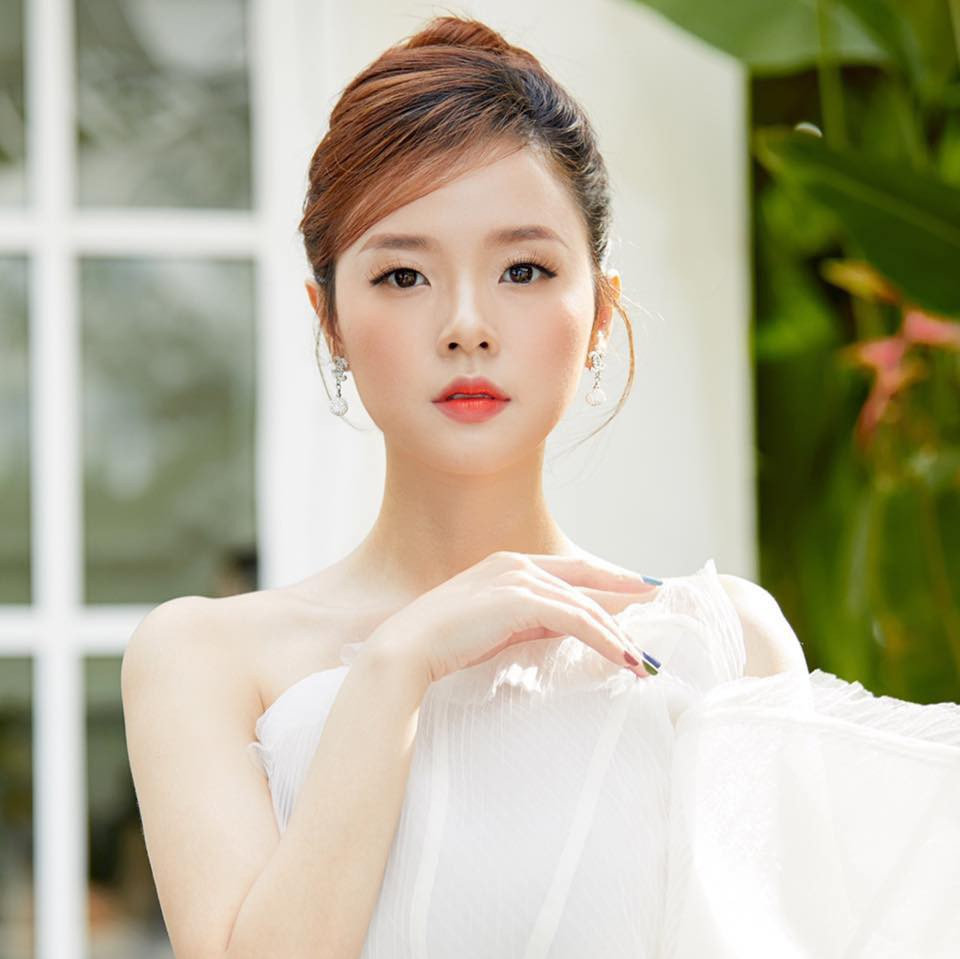
#> input picture assets/test.jpg, 960 x 959 px, given in place of the camera
$ python bai3.py
#> lines starting #> are read from the running program, lines starting #| are printed output that depends on the picture
#  Requirement:
# - Input an image or video file or webcam
# - Detect face
# - Draw rectangle around face
# - Show the image and save it into your directory if press 's'

import cv2 as cv

def loadModel():
    face_cascade = cv.CascadeClassifier(
        "./models/haarcascade_frontalface_default.xml")
    return face_cascade


def detectFace(frame, face_cascade):
    grayFrame = cv.cvtColor(frame, cv.COLOR_BGR2GRAY)
    faces = face_cascade.detectMultiScale(
        grayFrame, 1.2, 10, minSize=(100, 100))

    if (faces is not None):
        print("Found {0} faces!".format(len(faces)))

    for (x, y, w, h) in faces:
        cv.rectangle(frame, (x, y), (x+w, y+h), (255, 0, 0), 4)

    return frame


def videoMode():
    # Load model
    face_cascade = loadModel()
    # Load for webcam
    cap = cv.VideoCapture(0)

    while True:
        ret, frame = cap.read()
#> frame is the input picture: shape (959, 960, 3); mean B, G, R 156.3, 177.9, 182.9
        if ret:
            frame = cv.flip(frame, 1)
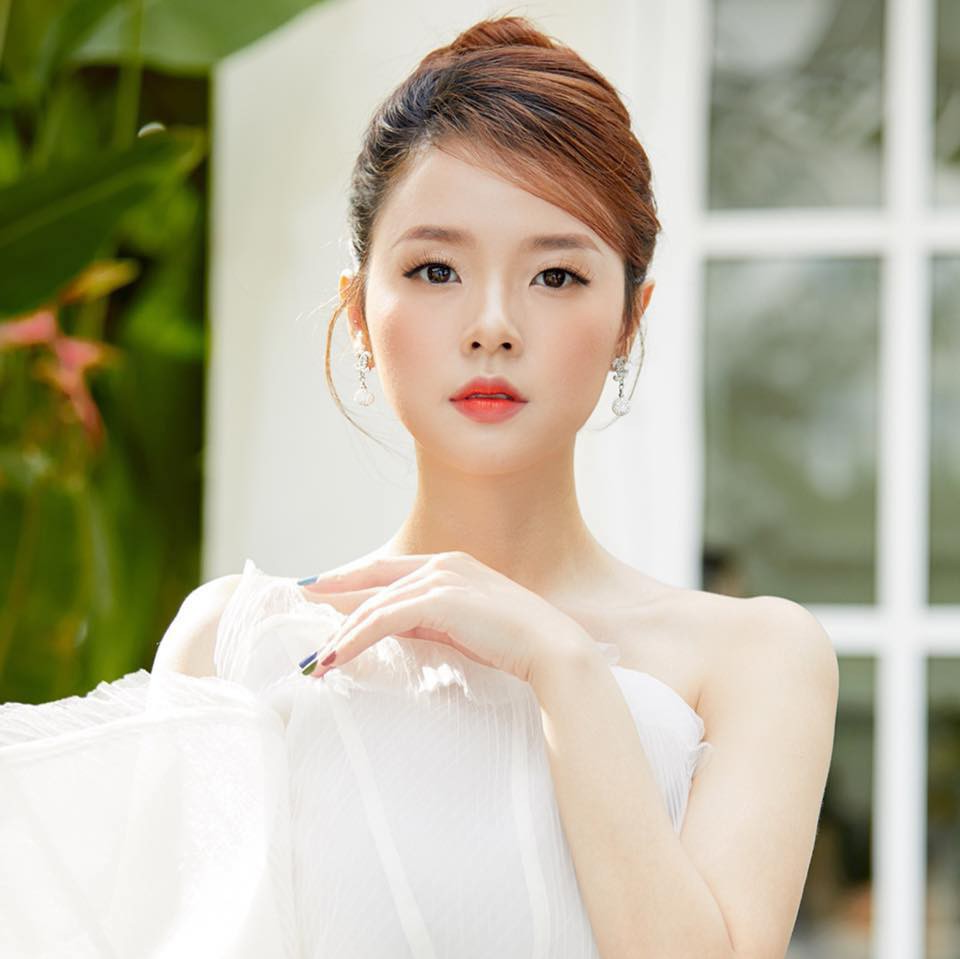
#> frame: shape (959, 960, 3); mean B, G, R 156.3, 177.9, 182.9
            frame = cv.resize(frame, dsize=None, fx=2, fy=2)
#> frame: shape (1918, 1920, 3)
            frame = detectFace(frame, face_cascade)
#> in detectFace, `grayFrame = cv.cvtColor(frame, cv.COLOR_BGR2GRAY)`:
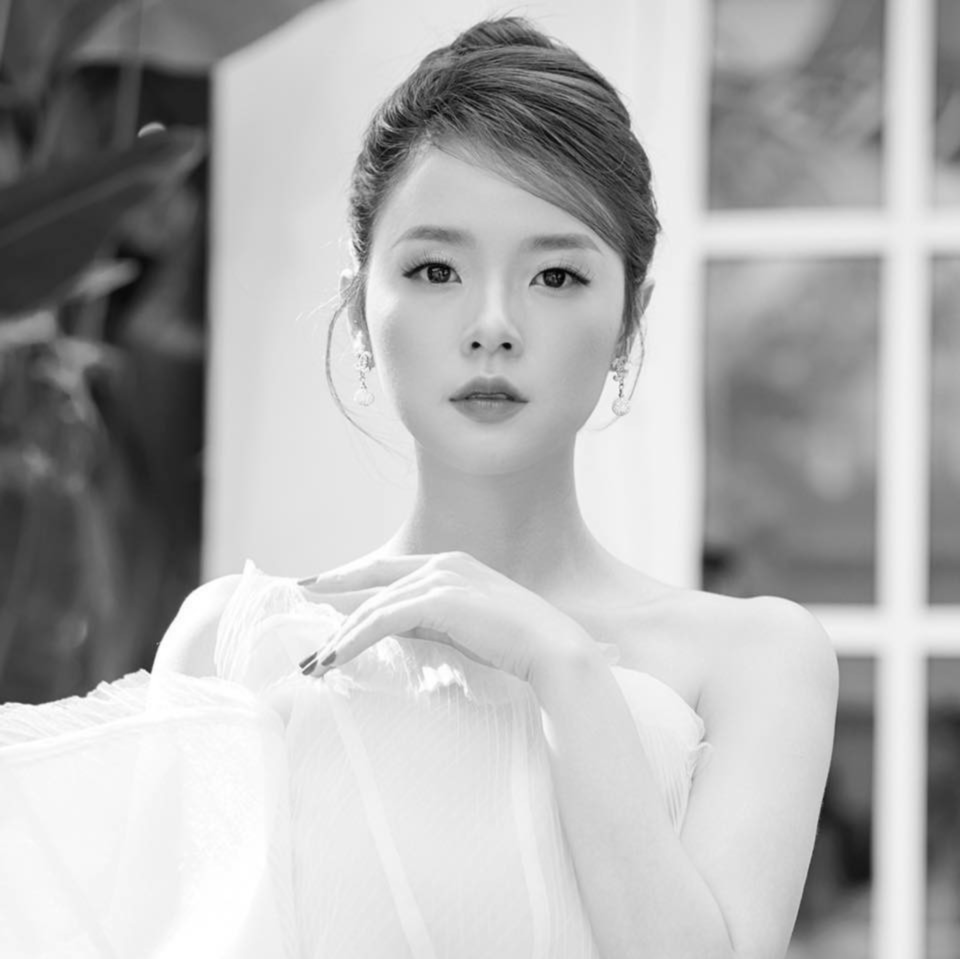
#> grayFrame: shape (1918, 1920) (shown at 1/2 size); min 1, max 255, mean 177
#> in detectFace, `faces = face_cascade.detectMultiScale( grayFrame, 1.2, 10, minSize=(10..`: faces = [[647, 271, 681, 681]]
#| Found 1 faces!
#> the loop in detectFace, `for (x, y, w, h) in faces:` made 1 pass
#> after the loop in detectFace, `for (x, y, w, h) in faces:`:
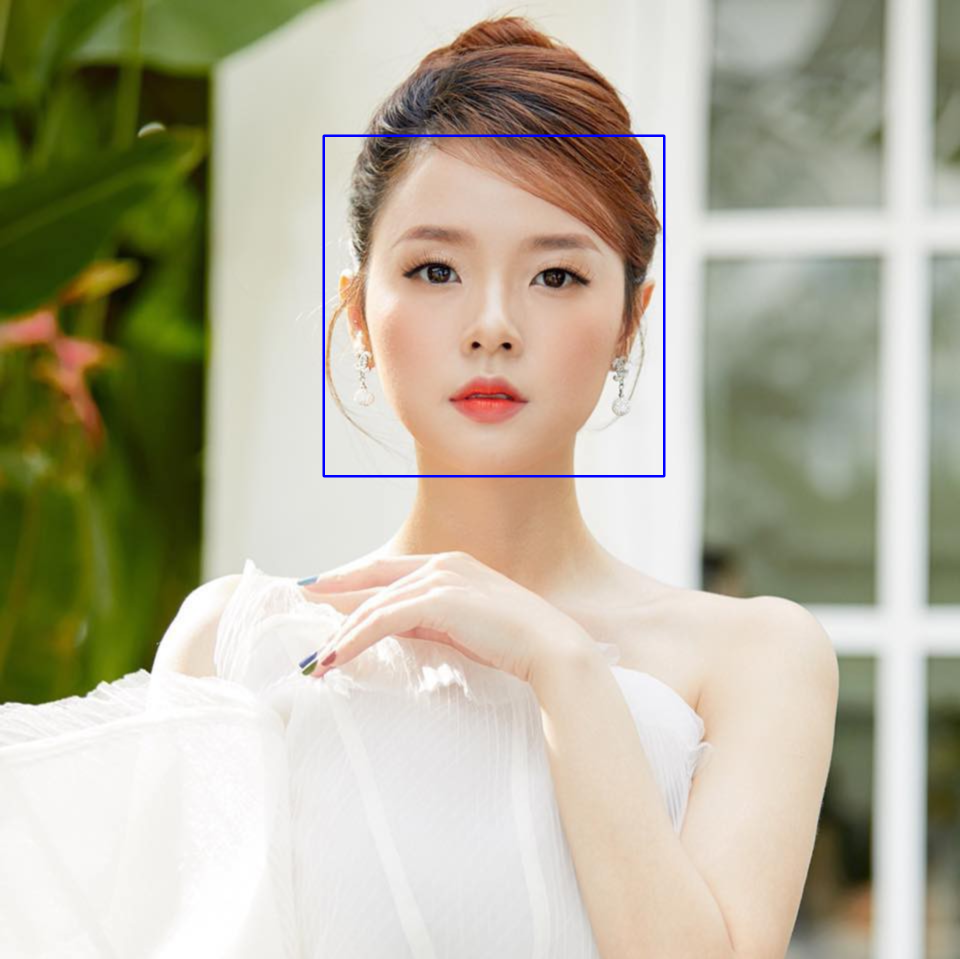
#> frame: shape (1918, 1920, 3) (shown at 1/2 size); mean B, G, R 156.6, 177.2, 182.2
            cv.imshow("Face Detection", frame)

            if (cv.waitKey(1) & 0xFF == ord('q')):
#> (key q is pressed here)
                break
    cap.release()
    cv.destroyAllWindows()


def imageMode(path):
    # Load model
    face_cascade = loadModel()
    # Load image
    img = cv.imread(path)
    if (img is None):
        print("Image not found!")
        return

    img = cv.resize(img, dsize=None, fx=2, fy=2)
    img = detectFace(img, face_cascade)
    cv.imwrite("./output/output.jpg", img)
    img = cv.resize(img, dsize=None, fx=0.05, fy=0.05)
    cv.imshow("Face Detection", img)
    cv.waitKey(0)
    cv.destroyAllWindows()


videoMode()
# imageMode("./assets/face.jpg")
# imageMode("./assets/anh3.jpg")

$ run again, on assets/face.jpg
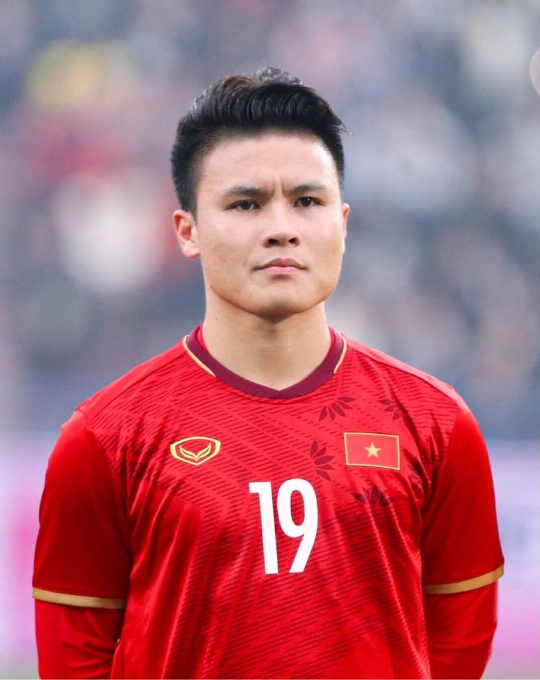
#> input picture assets/face.jpg, 1080 x 1359 px, given in place of the camera (shown at 1/2 size)
#> in videoMode, frame is the input picture: shape (1359, 1080, 3); mean B, G, R 115.5, 101.9, 174.5
#> in videoMode, `frame = cv.flip(frame, 1)`:
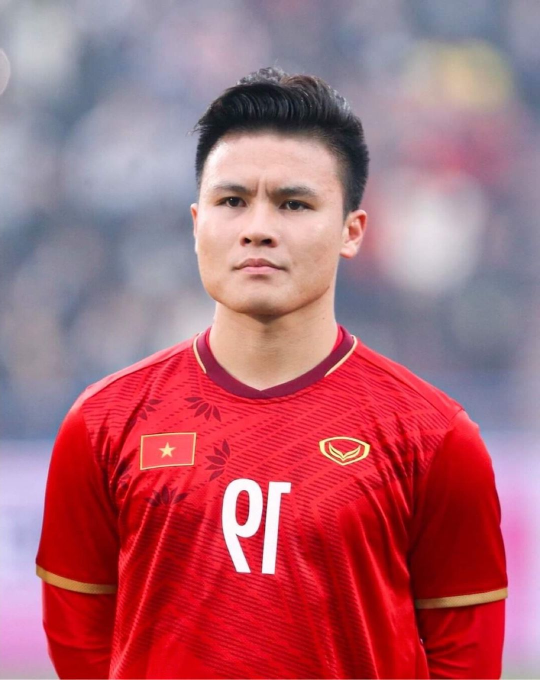
#> frame: shape (1359, 1080, 3) (shown at 1/2 size); mean B, G, R 115.5, 101.9, 174.5
#> in detectFace, `grayFrame = cv.cvtColor(frame, cv.COLOR_BGR2GRAY)`:
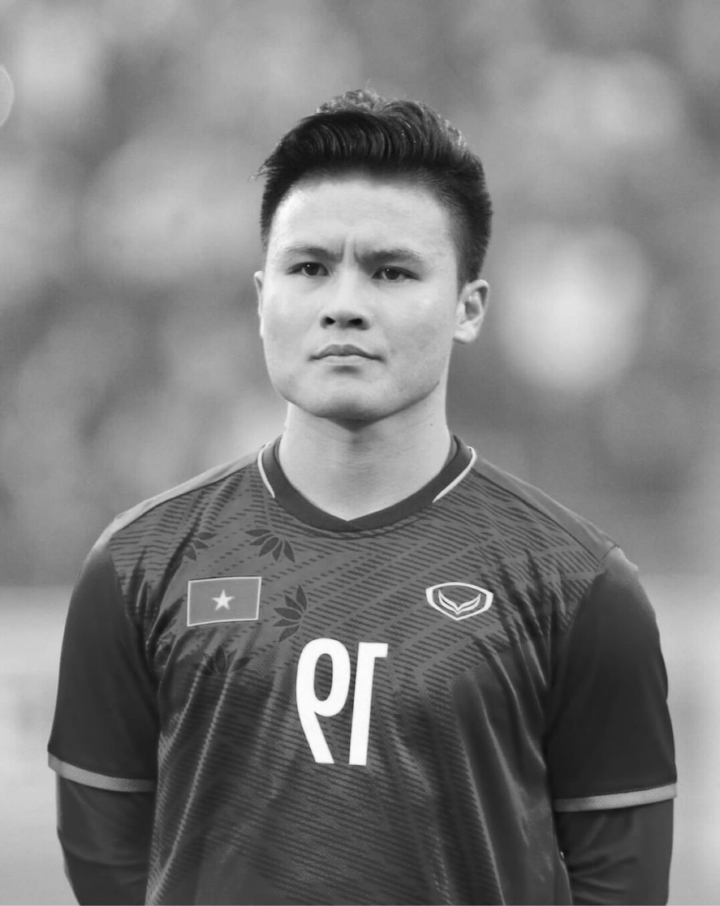
#> grayFrame: shape (2718, 2160) (shown at 1/3 size); min 11, max 254, mean 125.1
#> faces = [[696, 523, 728, 728]]
#| Found 1 faces!
#> the loop in detectFace, `for (x, y, w, h) in faces:` made 1 pass
